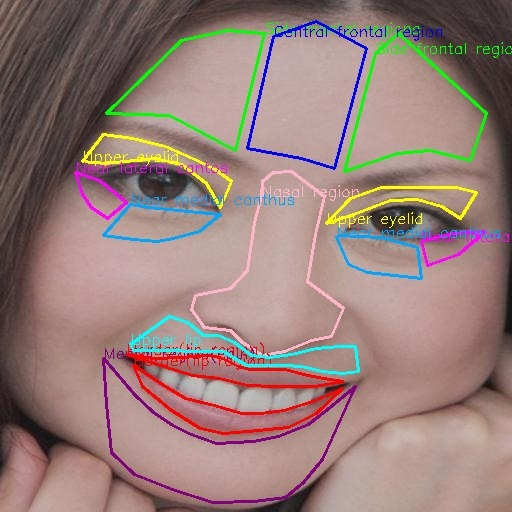
#> input picture A2Agent/img.jpg, 512 x 512 px, found by its file name
$ python tone.py
#> lines starting #> are read from the running program, lines starting #| are printed output that depends on the picture

import cv2
import numpy as np

def separate_luminance(image_path, output_lum="output_luminance.jpg", output_chroma="output_chroma.jpg"):
    # 1. Load the image
#> called with image_path = 'C:\\A2Agent\\img.jpg', output_lum = 'output_luminance.jpg', output_chroma = 'output_chroma.jpg'
    img = cv2.imread(image_path)
#> img is the input picture: shape (512, 512, 3); mean B, G, R 120.9, 125.9, 150.6
    if img is None:
        print(f"Error: Could not load image from {image_path}")
        return

    # 2. Convert from BGR (OpenCV default) to YCrCb color space
    # Note: OpenCV uses YCrCb, where Y=Luma, Cr=Red-Difference, Cb=Blue-Difference
    ycrcb_img = cv2.cvtColor(img, cv2.COLOR_BGR2YCrCb)
#> ycrcb_img: shape (512, 512, 3); mean of channels 0, 1, 2 132.7, 140.8, 121.3

    # 3. Split the channels
    # Y = Luminance, Cr = Chrominance Red, Cb = Chrominance Blue
    Y, Cr, Cb = cv2.split(ycrcb_img)
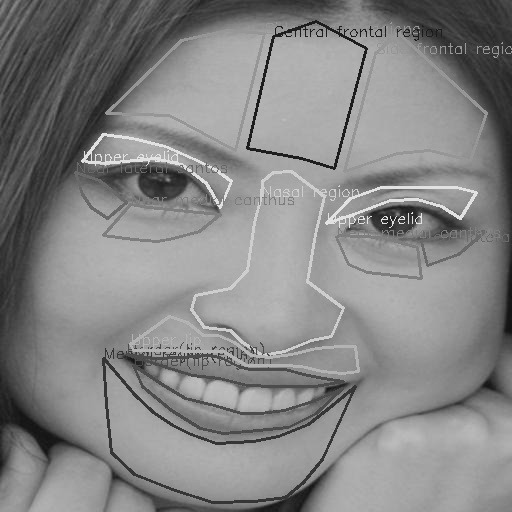
#> Y: shape (512, 512); min 14, max 239, mean 132.7
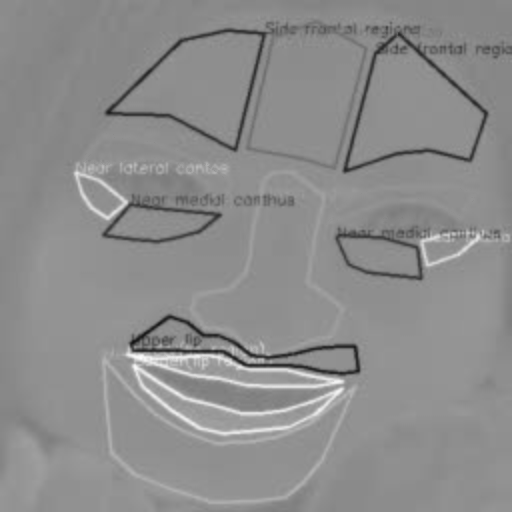
#> Cr: shape (512, 512); min 20, max 253, mean 140.8
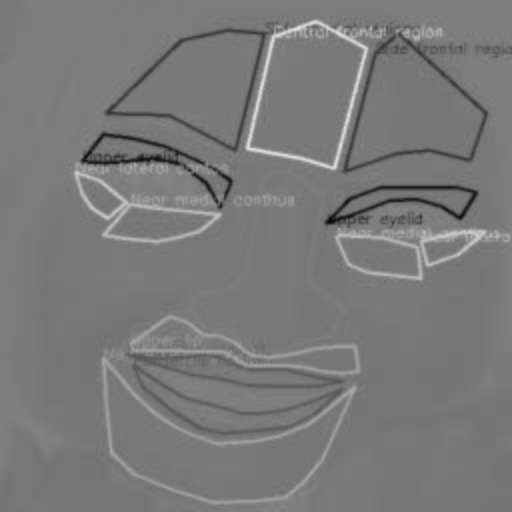
#> Cb: shape (512, 512); min 8, max 229, mean 121.3

    # --- OUTPUT 1: LUMINANCE ONLY ---
    # The Y channel is already a grayscale image representation of luminance.
    # We save this directly.
    cv2.imwrite(output_lum, Y)
    print(f"Saved Luminance channel to: {output_lum}")

    # --- OUTPUT 2: Y FACTOR SEPARATED OUT (Chrominance Only) ---
    # To see the color without the original brightness (Y), we create a new image.
    # We cannot set Y to 0 (image would be black).
    # We set Y to a constant 128 (mid-grey) to visualize the color data purely.

    # Create a blank Y channel filled with 128
    const_Y = np.full_like(Y, 128)

    # Merge the constant Y with the original Cr and Cb channels
    chroma_merged = cv2.merge([const_Y, Cr, Cb])
#> chroma_merged: shape (512, 512, 3); mean of channels 0, 1, 2 128, 140.8, 121.3

    # Convert back to BGR so we can view/save it as a standard image
    final_chroma_img = cv2.cvtColor(chroma_merged, cv2.COLOR_YCrCb2BGR)
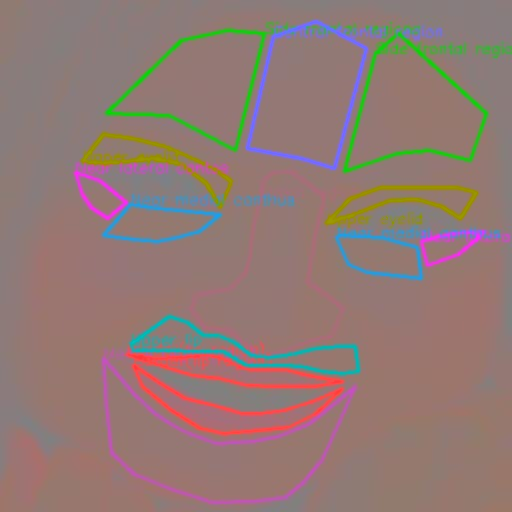
#> final_chroma_img: shape (512, 512, 3); mean B, G, R 116.3, 121.2, 145.8

    cv2.imwrite(output_chroma, final_chroma_img)
    print(f"Saved Chrominance (Y-separated) image to: {output_chroma}")

    # Optional: Display the images
    cv2.imshow("Original", img)
    cv2.imshow("Luminance (Y)", Y)
    cv2.imshow("Chrominance (No Y)", final_chroma_img)

    print("Press any key to close windows...")
    cv2.waitKey(0)
    cv2.destroyAllWindows()

# --- Run the function ---
# Replace 'input.jpg' with the name of your image file
if __name__ == "__main__":
    # Create a dummy image if you don't have one, or replace path below
    separate_luminance("C:\A2Agent\img.jpg")
